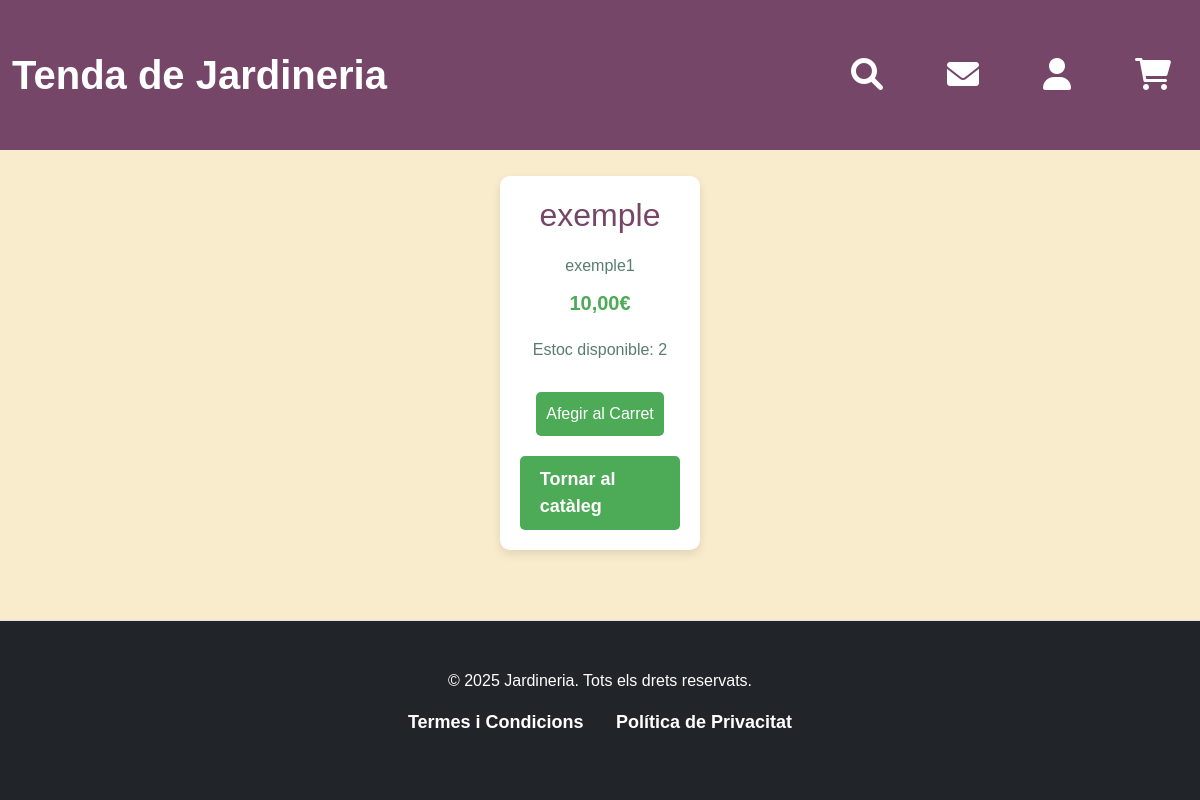
/public/productes/show.php?id=35, run on the app's committed database.
### tables this page shows
CREATE TABLE `productes` (
  `id` int(11) NOT NULL,
  `nom` varchar(255) NOT NULL,
  `descripcio` text NOT NULL,
  `preu` decimal(10,2) NOT NULL CHECK (`preu` >= 0),
  `estoc` int(11) NOT NULL CHECK (`estoc` >= 0),
  `categoria` enum('Plantes i llavors','Terra i adobs','Ferramentes','Prueba 1') DEFAULT NULL,
  `imatge` varchar(255) DEFAULT NULL,
  `detalls` varchar(200) DEFAULT NULL
);

### app/Core/Response.php (called while the page is built, shortened)
<?php
class Response
{
    public static function view(string $view, array $data = []): void
    {
        try {
            extract($data);
            $content = self::loadView($view, $data);
        } catch (\Throwable $e) {
            Debug::log("ERROR in view rendering: " . $e->getMessage());
            Debug::log("Stack trace: " . $e->getTraceAsString());
            throw $e;
        }
    }
    public static function loadView(string $view, array $data = []): string
    {
        try {
            $filePath = self::getViewPath($view);
            extract($data);
            require $filePath;
            $html = ob_get_clean();
            return $html;
        } catch (\Throwable $e) {
            if (ob_get_level() > 0) {
                ob_end_clean();
            }
            Debug::log("ERROR in loadView: " . $e->getMessage());
            Debug::log("Stack trace: " . $e->getTraceAsString());
            throw $e;
        }
    }
    private static function getViewPath(string $view): string
    {
        $ds = DIRECTORY_SEPARATOR;
        if (function_exists('project_path')) {
            $basePath = project_path("resources{$ds}views{$ds}");
        } else {
            $basePath = dirname(__DIR__, 2) . "{$ds}resources{$ds}views{$ds}";
        }
        $viewPath = str_replace('.', $ds, $view);
        $phpPath = $basePath . "{$viewPath}.php";
        if (file_exists($phpPath)) {
            return $phpPath;
        }
        throw new \RuntimeException("La vista '{$view}' no fue encontrada.");
    }
}

### app/Core/helpers.php (called while the page is built, shortened)
<?php
function view(string $view, array $data = []): void
{
    try {
        Response::view($view, $data);
    } catch (\Throwable $e) {
        if (class_exists('\\App\\Core\\Debug')) {
            \App\Core\Debug::log("ERROR in helper view(): " . $e->getMessage());
            \App\Core\Debug::log("Stack trace: " . $e->getTraceAsString());
        }
        throw $e;
    }
}
function project_path(string $path = ''): string
{
    $rootDir = null;
    if (basename(dirname(__DIR__)) === 'app' && basename(__DIR__) === 'Core') {
        $rootDir = dirname(__DIR__, 2);
    }
    elseif (basename(__DIR__) === 'public') {
        $rootDir = dirname(__DIR__);
    }
    elseif (basename(__DIR__) === 'bootstrap') {
        $rootDir = dirname(__DIR__);
    }
    elseif (defined('PROJECT_ROOT')) {
        $rootDir = PROJECT_ROOT;
    }
    $rootDir = str_replace('\\', '/', $rootDir);
    $path = str_replace('\\', '/', $path);
    $fullPath = $rootDir . ($path ? '/' . ltrim($path, '/') : '');
    return $fullPath;
}

### app/Http/Controllers/ProducteController.php (called while the page is built, shortened)
<?php
class ProducteController {
    public function show(string $id)
    {
        $producte = Producte::findOrFail($id);
        view('productes.show', compact('producte'));
    }
}

### public/productes/show.php (called while the page is built, shortened)
<?php
require_once __DIR__ . '/../../app/Http/Controllers/ProducteController.php';
try {
    $id = (new Request())->id;
    (new ProducteController())->show($id);
} catch (Throwable $e) {
    ErrorHandler::handle($e);
}

### app/Core/Model.php (called while the page is built, shortened)
<?php
class Model
{
    protected static string $table;
    protected static array $fillable;
    protected static array $aggregates;
    protected static array $pivots;
    protected static array $relations;
    protected array $attributes = [];
    public function __get($property)
    {
        if (property_exists($this, $property)) {
            return $this->$property;
        }
        if (array_key_exists($property, $this->attributes)) {
            return $this->attributes[$property];
        }
        return null;
    }
    public function __set($property, $value)
    {
        if ($property === 'id') {
            $this->$property = (int) $value;
        } elseif (
            in_array($property, static::$fillable ?? []) ||
            in_array($property, static::$relations ?? []) ||
            in_array($property, static::$aggregates ?? []) ||
            in_array($property, static::$pivots ?? [])
        ) {
            $this->attributes[$property] = $value;
        } else {
            throw new \RuntimeException("La propiedad '$property' no está permitida en el modelo.");
        }
    }
    public static function find(int $id): ?static
    {
        $sql = "SELECT * FROM " . static::$table . " WHERE id = :id";
        $params = [':id' => $id];
        return DB::selectOne(static::class, $sql, $params);
    }
    public static function findOrFail(int $id): static
    {
        $model = self::find($id);
        return $model;
    }
}

### app/Core/DB.php (called while the page is built, shortened)
<?php
class DB
{
    private static ?PDO $connection = null;
    private static array $config = [];
    public static function connection(): PDO
    {
        if (self::$connection === null) {
            self::$config = require project_path('config/db.php');
            $dsn = "mysql:host=" . self::$config['host'] . ";dbname=" . self::$config['database'] . ";charset=utf8mb4";
            $options = [
                PDO::ATTR_ERRMODE => PDO::ERRMODE_EXCEPTION,
                PDO::ATTR_DEFAULT_FETCH_MODE => PDO::FETCH_ASSOC,
                PDO::ATTR_EMULATE_PREPARES => false,
            ];
            try {
                self::$connection = new PDO($dsn, self::$config['username'], self::$config['password'], $options);
            } catch (PDOException $e) {
                throw new PDOException($e->getMessage(), (int)$e->getCode());
            }
        }
        return self::$connection;
    }
    public static function selectOne(string $class, string $query, array $params = []): ?object
    {
        $stmt = self::prepare($query, $params);
        $stmt->execute();
        $stmt->setFetchMode(PDO::FETCH_CLASS, $class);
        $result = $stmt->fetch();
        return $result === false ? null : $result;
    }
    public static function prepare(string $query, array $params = []): PDOStatement
    {
        $stmt = self::connection()->prepare($query);
        $isAssoc = !empty($params) && array_keys($params) !== range(0, count($params) - 1);
        if ($isAssoc) {
            foreach ($params as $key => $param) {
                $type = match (gettype($param)) {
                    'boolean' => PDO::PARAM_BOOL,
                    'integer' => PDO::PARAM_INT,
                    'NULL' => PDO::PARAM_NULL,
                    default => PDO::PARAM_STR,
                };
                $paramName = (strpos($key, ':') === 0) ? $key : ':' . $key;
                $stmt->bindValue($paramName, $param, $type);
            }
        }
        return $stmt;
    }
}

### app/Core/Debug.php (called while the page is built, shortened)
<?php
class Debug
{
    private static $logFile = null;
    private static $startTime = null;
    private static $memoryUsage = null;
    public static function init(bool $enabled = true): void
    {
        self::$startTime = microtime(true);
        self::$memoryUsage = memory_get_usage();
        if ($enabled) {
            $fallbackLogPath = dirname(__DIR__, 2) . '/logs/debug.log';
            try {
                if (function_exists('project_path')) {
                    self::$logFile = project_path('logs/debug.log');
                } else {
                    self::$logFile = $fallbackLogPath;
                }
            } catch (\Throwable $e) {
                self::$logFile = $fallbackLogPath;
            }
            $logDir = dirname(self::$logFile);
            if (!is_writable($logDir)) {
                self::$logFile = sys_get_temp_dir() . '/intermodular_debug.log';
            }
        }
    }
    public static function log(string $message, array $context = []): void
    {
        if (self::$logFile === null) {
            return;
        }
        $timestamp = date('Y-m-d H:i:s');
        $elapsed = round((microtime(true) - self::$startTime) * 1000, 2);
        $memory = round((memory_get_usage() - self::$memoryUsage) / 1024, 2);
        $backtrace = debug_backtrace(DEBUG_BACKTRACE_IGNORE_ARGS, 2);
        $caller = isset($backtrace[1]) ?
            basename($backtrace[1]['file']) . ':' . $backtrace[1]['line'] :
            'unknown';
        $contextStr = '';
        if (!empty($context)) {
            $contextStr = " | Context: " . json_encode($context, JSON_UNESCAPED_SLASHES);
        }
        $logMessage = "[{$timestamp}] [{$elapsed}ms] [{$memory}KB] [{$caller}] {$message}{$contextStr}\n";
    }
}

### config/db.php (called while the page is built)
<?php
$useLocal = true;
return [
    'host'     => $useLocal ? 'localhost' : 'sql111.infinityfree.com',
    'username' => $useLocal ? 'root' : 'if0_38694634',
    'password' => $useLocal ? '' : 'KiXaOeT1DJ',
    'database' => $useLocal ? 'jardineria' : 'if0_38694634_jardineria',
];

### resources/views/productes/show.php (the view, shortened to what this page needs)
<?php
$id = $_GET['id'] ?? null;
$producte = Producte::find($id);
?>
<div class="product-details">
    <div class="container">
        <h2><?= htmlspecialchars($producte->nom) ?></h2>
        <p><?= nl2br(htmlspecialchars($producte->descripcio)) ?></p>
        <p class="price"><?= number_format($producte->preu, 2, ",", ".") ?>€</p>
        <p class="stock">Estoc disponible: <?= number_format($producte->estoc, 0, ",", ".") ?></p>
        <div class="tooltip-container">
            <button onclick="addToCart('<?= addslashes($producte->nom) ?>', <?= $producte->preu ?>, <?= $producte->id ?>, <?= $producte->estoc ?>)">Afegir al Carret</button>
        </div>
        <a href="index.php" class="back-link">Tornar al catàleg</a>
    </div>
</div>

### public/css/styles.css (style rules this page uses)
body { font-family: Arial, sans-serif; background-color: #f9eccc; color: #587d71; margin: 0; padding: 0; }
.container, main { margin-top: 120px; }
.container { width: 90%; max-width: 1200px; margin: 20px auto; display: flex; flex-direction: column; justify-content: center; align-items: center; padding: 20px; }
.container a { text-decoration: none; color: #587d71; padding: 10px; transition: border 0.3s ease-in-out; font-weight: bold; font-size: 18px; }
.tooltip-container { position: relative; display: inline-block; }
button { background-color: #4daa57; color: white; border: none; padding: 10px; border-radius: 5px; cursor: pointer; font-size: 16px; margin-top: 10px; }
.product-details .container { max-width: 800px; margin: 20px auto; padding: 20px; background-color: white; border-radius: 10px; box-shadow: 0px 4px 10px rgba(0, 0, 0, 0.1); }
.product-details .container h2 { color: #754668; margin-bottom: 20px; text-align: center; }
.product-details .container p { font-size: 16px; color: #587d71; margin-bottom: 10px; }
.product-details .container .price { font-size: 20px; font-weight: bold; color: #4daa57; margin-bottom: 20px; }
.product-details .container .stock { font-size: 16px; color: #587d71; margin-bottom: 20px; }
.product-details .container .back-link { display: inline-block; margin-top: 20px; padding: 10px 20px; background-color: #4daa57; color: white; text-decoration: none; border-radius: 5px; transition: background-color 0.3s ease; }

### data on the page
productes: nom "exemple", descripcio "exemple1", preu "10,00", estoc "2"
